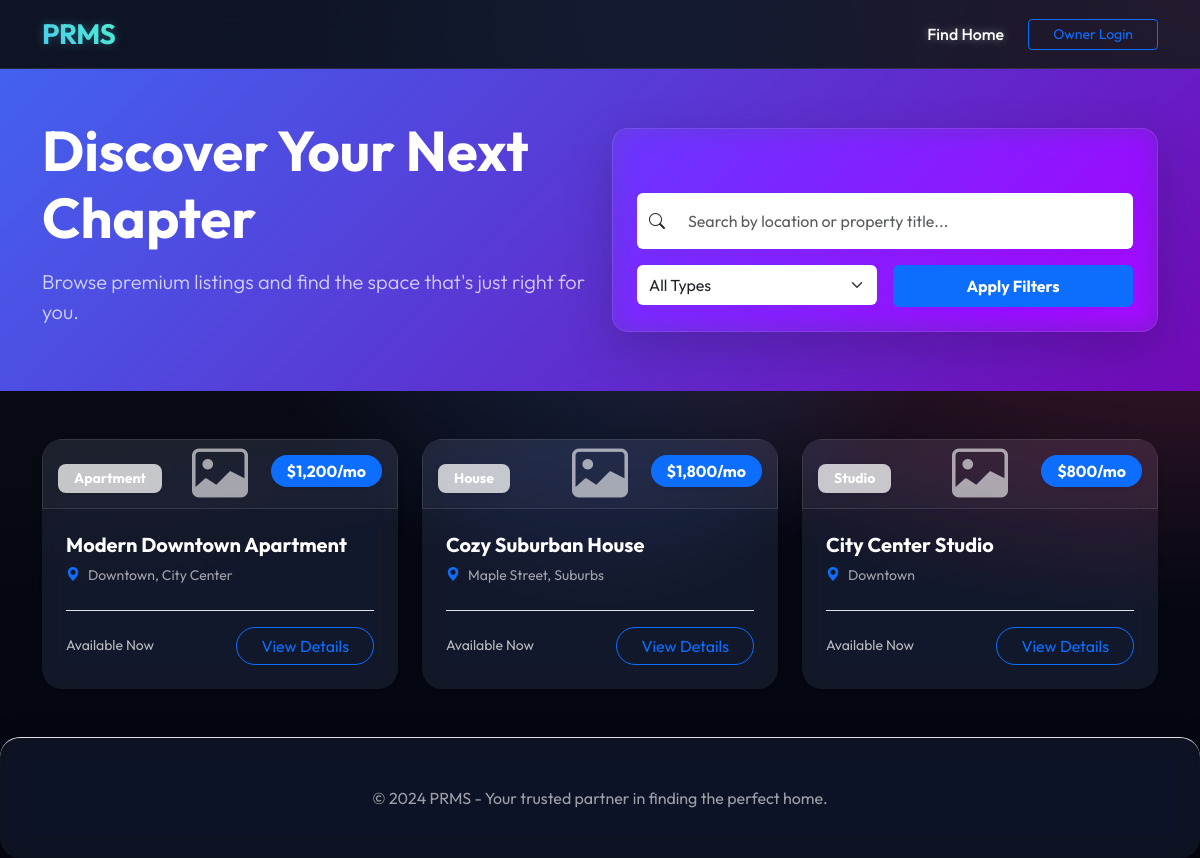
/app/views/tenant_view.php, run on the app's committed database.
### tables this page shows
CREATE TABLE IF NOT EXISTS properties (
    id INT AUTO_INCREMENT PRIMARY KEY,
    owner_id INT NOT NULL,
    category_id INT NOT NULL,
    title VARCHAR(255) NOT NULL,
    description TEXT,
    price DECIMAL(10, 2) UNSIGNED NOT NULL DEFAULT 0.00,
    location VARCHAR(255) NOT NULL,
    address TEXT,
    bedrooms INT UNSIGNED DEFAULT 0,
    bathrooms INT UNSIGNED DEFAULT 0,
    type ENUM('Apartment', 'House', 'Condo', 'Studio', 'Villa', 'Townhouse') DEFAULT 'Apartment',
    status ENUM('Available', 'Rented', 'Maintenance') NOT NULL DEFAULT 'Available',
    created_at TIMESTAMP DEFAULT CURRENT_TIMESTAMP,
    updated_at TIMESTAMP DEFAULT CURRENT_TIMESTAMP ON UPDATE CURRENT_TIMESTAMP,
    CONSTRAINT fk_owner
        FOREIGN KEY (owner_id) 
        REFERENCES users(id) 
        ON DELETE CASCADE,
    CONSTRAINT fk_category
        FOREIGN KEY (category_id) 
        REFERENCES categories(id) 
        ON DELETE RESTRICT,
    INDEX (status),
    INDEX (category_id),
    INDEX (owner_id),
    INDEX (price)
);

CREATE TABLE IF NOT EXISTS categories (
    id INT AUTO_INCREMENT PRIMARY KEY,
    name VARCHAR(100) NOT NULL UNIQUE,
    description TEXT,
    created_at TIMESTAMP DEFAULT CURRENT_TIMESTAMP
);

### app/views/tenant_view.php (the view, shortened to what this page needs)
<?php
$search = trim($_GET['search'] ?? '');
$conn = get_db_connection();
$sql = "SELECT p.*, c.name as type,
        (SELECT image_path FROM property_images WHERE property_id = p.id ORDER BY is_main DESC, id ASC LIMIT 1) as main_image
        FROM properties p
        LEFT JOIN categories c ON p.category_id = c.id
        WHERE p.status = 'Available'";
$sql .= " ORDER BY p.created_at DESC";
$stmt = mysqli_prepare($conn, $sql);
mysqli_stmt_execute($stmt);
$result = mysqli_stmt_get_result($stmt);
$properties = [];
while ($row = mysqli_fetch_assoc($result)) {
    $properties[] = $row;
}
?>
<!DOCTYPE html>
<html lang="en">
<head>
    <link href="https://cdn.jsdelivr.net/npm/bootstrap@5.3.0/dist/css/bootstrap.min.css" rel="stylesheet">
    <link rel="stylesheet" href="../../public/assets/css/style.css?v=<?php echo time(); ?>">
    <link rel="stylesheet" href="https://cdn.jsdelivr.net/npm/bootstrap-icons@1.11.1/font/bootstrap-icons.css">
</head>
<body class="tenant-portal">
    <nav class="navbar navbar-expand-lg navbar-dark glass-nav sticky-top">
        <div class="container">
            <a class="navbar-brand text-gradient fs-3 fw-bold" href="../../public/index.php">PRMS</a>
            <div class="collapse navbar-collapse" id="navbarNav">
                <ul class="navbar-nav ms-auto align-items-center">
                    <li class="nav-item">
                        <a class="nav-link active" href="tenant_view.php">Find Home</a>
                    </li>
                    <?php if (isset($_SESSION['user_id'])): ?>
                        <li class="nav-item dropdown ms-lg-3">
                            <a class="nav-link dropdown-toggle d-flex align-items-center gap-2" href="#" id="navbarDropdown"
                                role="button" data-bs-toggle="dropdown">
                                <i class="bi bi-person-circle fs-5"></i>
                                <?php echo htmlspecialchars($_SESSION['user_name']); ?>
                            </a>
                            <ul class="dropdown-menu dropdown-menu-end glass-panel border-0 shadow-sm mt-2">
                                <li><a class="dropdown-item" href="#" data-bs-toggle="modal" data-bs-target="#profileModal">My Profile</a></li>
                                <?php if ($_SESSION['user_role'] === 'owner' || $_SESSION['user_role'] === 'admin'): ?>
                                    <li><a class="dropdown-item" href="property_list.php">Owner Dashboard</a></li>
                                    <li>
                                        <hr class="dropdown-divider">
                                    </li>
                                <?php endif; ?>
                                <li><a class="dropdown-item text-danger"
                                        href="../controllers/auth_controller.php?action=logout">Logout</a></li>
                            </ul>
                        </li>
                    <?php else: ?>
                        <li class="nav-item ms-lg-3">
                            <a href="login.php" class="btn btn-outline-primary btn-sm px-4">Owner Login</a>
                        </li>
                    <?php endif; ?>
                </ul>
            </div>
        </div>
    </nav>
    <header class="page-header py-5 bg-gradient-primary text-white position-relative overflow-hidden mb-5">
        <div class="container position-relative z-1">
            <div class="row align-items-center">
                <div class="col-lg-6 mb-4 mb-lg-0">
                    <h1 class="display-4 fw-bold mb-3">Discover Your Next Chapter</h1>
                    <p class="lead opacity-75">Browse premium listings and find the space that's just right for you.</p>
                </div>
                <div class="col-lg-6">
                    <div class="glass-panel p-4 rounded-4 shadow-lg">
                        <form action="tenant_view.php" method="GET" class="row g-3">
                            <div class="col-12">
                                <div class="input-group">
                                    <span class="input-group-text bg-white border-0"><i class="bi bi-search"></i></span>
                                    <input type="text" name="search" class="form-control border-0 py-3"
                                        placeholder="Search by location or property title..."
                                        value="<?php echo htmlspecialchars($search); ?>">
                                </div>
                            </div>
                            <div class="col-md-6">
                                <select name="type" class="form-select border-0 py-2">
                                    <option value="">All Types</option>
                                </select>
                            </div>
                            <div class="col-md-6">
                                <button type="submit" class="btn btn-primary w-100 py-2 fw-bold">Apply Filters</button>
                            </div>
                        </form>
                    </div>
                </div>
            </div>
        </div>
    </header>
    <div class="container mb-5">
        <div class="row g-4">
            <?php if (empty($properties)): ?>
                <div class="col-12 text-center py-5">
                    <i class="bi bi-house-exclamation display-1 text-muted opacity-25 mb-3 d-block"></i>
                    <h3 class="text-secondary">No properties found matching your criteria.</h3>
                    <a href="tenant_view.php" class="btn btn-link">View all available properties</a>
                </div>
            <?php else: ?>
                <?php foreach ($properties as $property): ?>
                    <div class="col-md-6 col-lg-4">
                        <div class="card h-100 border-0 glass-panel property-card hover-up overflow-hidden shadow-sm">
                            <div class="position-relative">
                                <?php if ($property['main_image']): ?>
                                    <img src="../../images/<?php echo htmlspecialchars($property['main_image']); ?>"
                                        class="card-img-top property-thumb"
                                        alt="<?php echo htmlspecialchars($property['title']); ?>">
                                <?php else: ?>
                                    <div
                                        class="card-img-top property-thumb bg-light d-flex align-items-center justify-content-center">
                                        <i class="bi bi-image text-muted display-4"></i>
                                    </div>
                                <?php endif; ?>
                                <div
                                    class="property-badge position-absolute top-0 end-0 m-3 px-3 py-1 bg-primary text-white rounded-pill shadow-sm fw-bold">
                                    $<?php echo number_format($property['price'], 0); ?>/mo
                                </div>
                                <div
                                    class="type-badge position-absolute bottom-0 start-0 m-3 px-3 py-1 bg-white bg-opacity-75 text-dark rounded-3 shadow-sm small fw-bold">
                                    <?php echo htmlspecialchars($property['type']); ?>
                                </div>
                            </div>
                            <div class="card-body p-4">
                                <h5 class="card-title fw-bold mb-2"><?php echo htmlspecialchars($property['title']); ?></h5>
                                <p class="card-text text-muted small d-flex align-items-center gap-2 mb-4">
                                    <i class="bi bi-geo-alt-fill text-primary"></i>
                                    <?php echo htmlspecialchars($property['location']); ?>
                                </p>
                                <div class="d-flex justify-content-between align-items-center pt-3 border-top">
                                    <span class="text-secondary small">Available Now</span>
                                    <a href="property_details.php?id=<?php echo $property['id']; ?>"
                                        class="btn btn-outline-primary rounded-pill px-4">View Details</a>
                                </div>
                            </div>
                        </div>
                    </div>
                <?php endforeach; ?>
            <?php endif; ?>
        </div>
    </div>
    <footer class="footer py-5 glass-panel border-0 border-top mt-5">
        <div class="container text-center">
            <p class="text-muted mb-0">© 2024 PRMS - Your trusted partner in finding the perfect home.</p>
        </div>
    </footer>
</body>
</html>

### public/assets/css/style.css (style rules this page uses)
:root { --primary: #4361ee; --primary-light: #4895ef; --primary-dark: #3f37c9; --secondary: #b5179e; --success: #4cc9f0; --info: #4895ef; --warning: #f72585; --danger: #ef233c; --dark: #2b2d42; --light: #f8f9fa; --white: #ffffff; --gray-100: #f8f9fa; --gray-200: #e9ecef; --gray-300: #dee2e6; --gray-400: #ced4da; --gray-500: #adb5bd; --gray-600: #6c757d; --gray-700: #495057; --gray-800: #343a40; --gray-900: #212529; --glass: rgba(255, 255, 255, 0.7); --glass-border: rgba(255, 255, 255, 0.3); --glass-shadow: 0 8px 32px 0 rgba(31, 38, 135, 0.1); --transition: all 0.3s cubic-bezier(0.4, 0, 0.2, 1); }
body { font-family: 'Outfit', sans-serif; background-color: #040712; color: var(--white); min-height: 100vh; }
.beautified-page, .landing-page, .tenant-portal { background-color: #040712; background-image: radial-gradient(at 0% 0%, hsla(253, 16%, 7%, 1) 0, transparent 50%), radial-gradient(at 50% 0%, hsla(225, 39%, 30%, 1) 0, transparent 50%), radial-gradient(at 100% 0%, hsla(339, 49%, 30%, 1) 0, transparent 50%); background-attachment: fixed; background-size: cover; color: var(--white) !important; }
.beautified-page .glass-panel, .landing-page .glass-panel, .tenant-portal .glass-panel { background: rgba(255, 255, 255, 0.05); backdrop-filter: blur(12px) saturate(180%); -webkit-backdrop-filter: blur(12px) saturate(180%); border: 1px solid rgba(255, 255, 255, 0.1); border-radius: 20px; box-shadow: 0 8px 32px 0 rgba(0, 0, 0, 0.3); }
.beautified-page .text-secondary, .landing-page .text-secondary, .tenant-portal .text-secondary, .landing-page .text-muted, .tenant-portal .text-muted { color: rgba(255, 255, 255, 0.7) !important; }
.beautified-page .glass-nav, .landing-page .glass-nav, .tenant-portal .glass-nav { background: rgba(15, 23, 42, 0.8) !important; backdrop-filter: blur(15px); -webkit-backdrop-filter: blur(15px); backdrop-filter: blur(15px); -webkit-backdrop-filter: blur(15px); border-bottom: 1px solid rgba(255, 255, 255, 0.1); }
.bg-gradient-primary { background: linear-gradient(135deg, #4361ee, #7209b7) !important; }
.beautified-page .navbar-brand, .landing-page .navbar-brand, .tenant-portal .navbar-brand { font-weight: 700 !important; letter-spacing: -0.5px; background: linear-gradient(45deg, #4cc9f0, #4df0ce) !important; -webkit-background-clip: text !important; background-clip: text !important; -webkit-text-fill-color: transparent !important; filter: drop-shadow(0 0 5px rgba(76, 201, 240, 0.3)) !important; }
.beautified-page .nav-link, .landing-page .nav-link, .tenant-portal .nav-link { color: rgba(255, 255, 255, 0.8) !important; font-weight: 500; }
.beautified-page .nav-link.active, .landing-page .nav-link.active, .tenant-portal .nav-link.active, .beautified-page .nav-link:hover, .landing-page .nav-link:hover, .tenant-portal .nav-link:hover { color: white !important; text-shadow: 0 0 10px rgba(255, 255, 255, 0.4); }
.beautified-page .card .text-muted, .landing-page .card .text-muted, .tenant-portal .card .text-muted { color: rgba(255, 255, 255, 0.6) !important; }
.property-card .card-body { background: rgba(255, 255, 255, 0.02) !important; }
.property-card .card-title { color: white !important; }
.beautified-page .text-gradient, .landing-page .text-gradient, .tenant-portal .text-gradient { background: linear-gradient(45deg, #4cc9f0, #4df0ce) !important; -webkit-background-clip: text !important; background-clip: text !important; -webkit-text-fill-color: transparent !important; }
.beautified-page .text-dark, .landing-page .text-dark, .tenant-portal .text-dark { color: var(--white) !important; }
.beautified-page .bg-light, .landing-page .bg-light, .tenant-portal .bg-light { background: rgba(255, 255, 255, 0.05) !important; border: 1px solid rgba(255, 255, 255, 0.1); }
.beautified-page .text-muted, .landing-page .text-muted, .tenant-portal .text-muted { color: rgba(255, 255, 255, 0.6) !important; }

### data on the page
properties: price "1,200", category.name "Apartment", title "Modern Downtown Apartment", location "Downtown, City Center"
properties: price "1,800", category.name "House", title "Cozy Suburban House", location "Maple Street, Suburbs"
properties: price "800", category.name "Studio", title "City Center Studio", location "Downtown"
